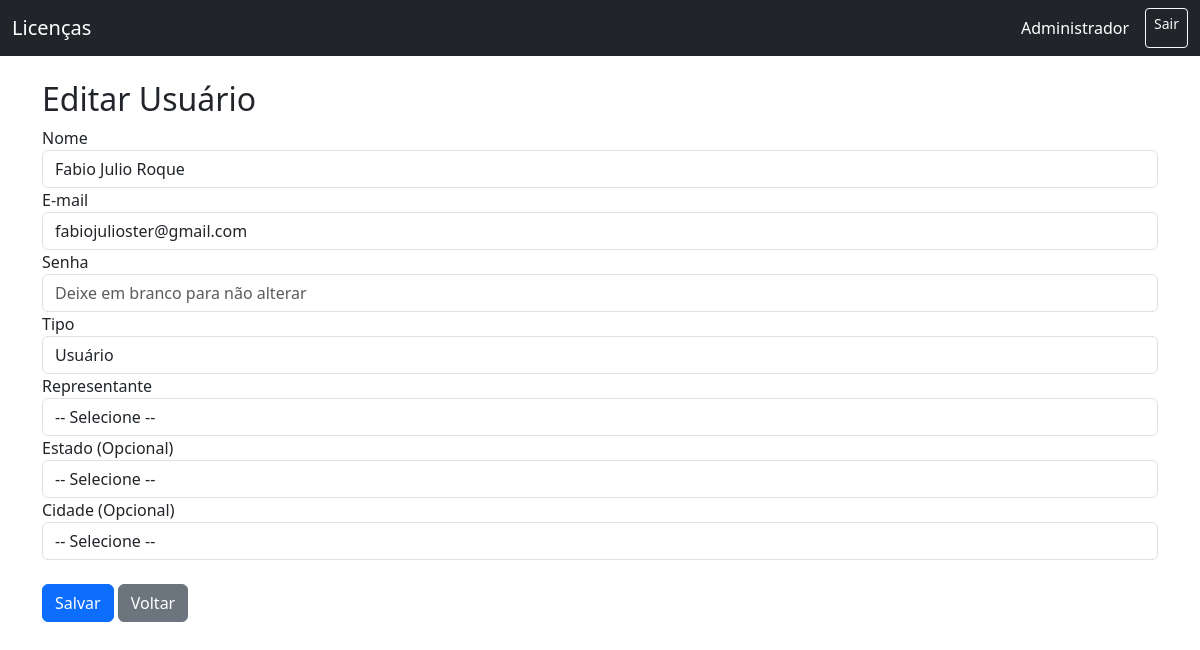
The page /admin/users/edit/2 (signed in) on the database its author committed.
### tables this page shows
CREATE TABLE usuarios (
        id INTEGER PRIMARY KEY AUTOINCREMENT,
        nome TEXT NOT NULL,
        email TEXT UNIQUE NOT NULL,
        senha TEXT NOT NULL,
        tipo TEXT NOT NULL DEFAULT 'user',
        representante TEXT,
        estado TEXT,
        cidade TEXT
    );

### app.py (the view, shortened to what this page needs)
@app.route("/admin/users/edit/<int:user_id>", methods=["GET", "POST"])
def admin_users_edit(user_id):
    if session.get("user_tipo") != "admin":
        return redirect(url_for("login"))
    con = get_db()
    cur = con.cursor()
    cur.execute("SELECT * FROM usuarios WHERE id=?", (user_id,))
    usuario = cur.fetchone()
    if not usuario:
        flash("❌ Usuário não encontrado.", "danger")
        return redirect(url_for("admin_users"))
    representantes = [r[0] for r in cur.execute("SELECT DISTINCT representante FROM licencas WHERE representante IS NOT NULL").fetchall()]
    estados = [r[0] for r in cur.execute("SELECT DISTINCT estado FROM licencas WHERE estado IS NOT NULL").fetchall()]
    cidades = [r[0] for r in cur.execute("SELECT DISTINCT cidade FROM licencas WHERE cidade IS NOT NULL").fetchall()]
    return render_template("admin_users_form.html",
                           usuario=usuario,
                           representantes=representantes,
                           estados=estados,
                           cidades=cidades)

### app.py (called while the page is built)
def get_db():
    con = sqlite3.connect(DB_NAME)
    con.row_factory = sqlite3.Row
    return con

### templates/admin_users_form.html (shortened to what this page needs)
{% extends "base.html" %}
{% block content %}
<div class="container mt-4">
    <h2>{% if usuario %}Editar Usuário{% else %}Novo Usuário{% endif %}</h2>
    <form method="POST">
        <div class="form-group">
            <label for="nome">Nome</label>
            <input type="text" class="form-control" id="nome" name="nome"
                   value="{{ usuario['nome'] if usuario else '' }}" required>
        </div>
        <div class="form-group">
            <label for="email">E-mail</label>
            <input type="email" class="form-control" id="email" name="email"
                   value="{{ usuario['email'] if usuario else '' }}" required>
        </div>
        <div class="form-group">
            <label for="senha">Senha</label>
            <input type="password" class="form-control" id="senha" name="senha"
                   placeholder="Deixe em branco para não alterar">
        </div>
        <div class="form-group">
            <label for="tipo">Tipo</label>
            <select class="form-control" id="tipo" name="tipo" required>
                <option value="user" {% if usuario and usuario['tipo']=='user' %}selected{% endif %}>Usuário</option>
            </select>
        </div>
        <div class="form-group">
            <label for="representante">Representante</label>
            <select class="form-control" id="representante" name="representante"
                {% if session.get('user_tipo') != "admin" %} required {% endif %}>
                <option value="">-- Selecione --</option>
            </select>
        </div>
        <div class="form-group">
            <label for="estado">Estado (Opcional)</label>
            <select class="form-control" id="estado" name="estado">
                <option value="">-- Selecione --</option>
            </select>
        </div>
        <div class="form-group">
            <label for="cidade">Cidade (Opcional)</label>
            <select class="form-control" id="cidade" name="cidade">
                <option value="">-- Selecione --</option>
            </select>
        </div>
        <br>
        <button type="submit" class="btn btn-primary">Salvar</button>
        <a href="{{ url_for('admin_users') }}" class="btn btn-secondary">Voltar</a>
    </form>
</div>
{% endblock %}

### rows shown on the page
usuarios: nome "Fabio Julio Roque", email "fabiojulioster@gmail.com", tipo "Usuário"

### other values the page prints
{{ session.get('user_nome') }} "Administrador"
